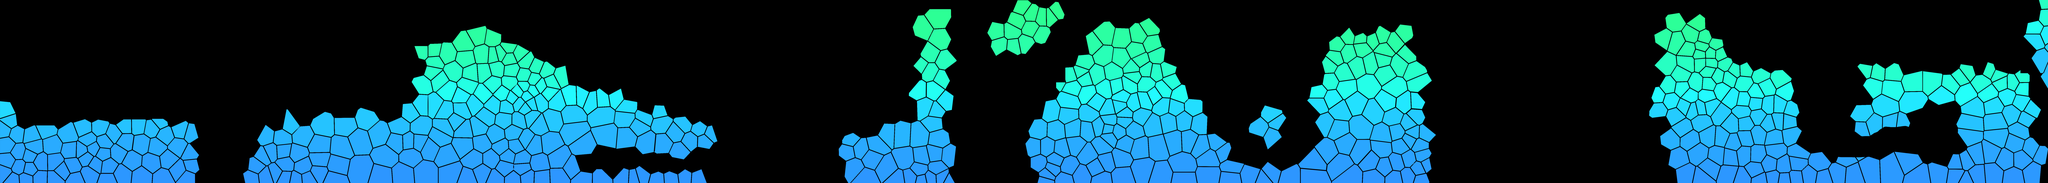

Rendered tile map (Tiled .tmx) drawn with the repository's tilesets; below, a short description and the map source with its tile grids summarised:
An orthogonal 223x20 tile map with 64x64 px tiles, 2 tile layers (ground, obstacles) and 52 objects (19x light, 7x saves, 6x star, 4x 480, 3x spikes, ...).

<map version="1.8" tiledversion="1.8.5" orientation="orthogonal" renderorder="right-down" width="223" height="20" tilewidth="64" tileheight="64" infinite="0" nextlayerid="9" nextobjectid="146">
 <editorsettings>
  <export target="tiled.json" format="json1" />
 </editorsettings>
 <tileset firstgid="1" name="Calque21" tilewidth="64" tileheight="64" tilecount="4460" columns="223">
  <image source="../tilesets/Calque21.png" width="14272" height="1296" />
 </tileset>
 <layer id="1" name="ground" width="223" height="20">
  <data>[4460 cells, 4237 non-empty, 4208 distinct tile ids]</data>
 </layer>
 <layer id="3" name="obstacles" width="223" height="20">
  <data>[4460 cells, 0 non-empty, 0 distinct tile ids]</data>
 </layer>
 <objectgroup color="#0000ff" id="2" name="objects" tintcolor="#0000ff">
  <object id="5" name="star" x="6400" y="832" width="64" height="64" />
  <object id="8" name="star" x="3360" y="96" width="64" height="64" />
  <object id="9" name="star" x="4576" y="544" width="64" height="64" />
  <object id="10" name="star" x="3984" y="448" width="64" height="64" />
  <object id="11" name="star" x="4144" y="1072" width="64" height="64" />
  <object id="56" name="saves" x="4784" y="736" width="64" height="64" />
  <object id="60" name="saves" x="1920" y="800" width="64" height="64" />
  <object id="65" name="playerspawn" x="432" y="576" width="96" height="64" />
  <object id="79" name="light" x="3440" y="576" width="64" height="48">
   <text wrap="1" color="#ffc4dc">Bonjour Monde</text>
  </object>
  <object id="80" name="light" x="560" y="1040" width="64" height="48">
   <text wrap="1" color="#495bff">Bonjour Monde</text>
  </object>
  <object id="81" name="light" x="4240" y="832" width="64" height="48">
   <text wrap="1" color="#495bff">Bonjour Monde</text>
  </object>
  <object id="94" name="saves" x="448" y="752" width="64" height="64" />
  <object id="95" name="light" x="2000" y="1056" width="64" height="48">
   <text wrap="1" color="#ffc4dc">Bonjour Monde</text>
  </object>
  <object id="96" name="spikes" x="-1264" y="1248" width="15696" height="38" />
  <object id="98" name="light" x="6224" y="1072" width="64" height="48">
   <text wrap="1" color="#ffc4dc">Bonjour Monde</text>
  </object>
  <object id="99" name="light" x="6464" y="304" width="64" height="48">
   <text wrap="1" color="#ffc4dc">Bonjour Monde</text>
  </object>
  <object id="100" name="light" x="7072" y="160" width="64" height="48">
   <text wrap="1" color="#ffc4dc">Bonjour Monde</text>
  </object>
  <object id="101" name="light" x="7808" y="336" width="64" height="48">
   <text wrap="1" color="#ffc4dc">Bonjour Monde</text>
  </object>
  <object id="102" name="light" x="7920" y="1056" width="64" height="48">
   <text wrap="1" color="#ffc4dc">Bonjour Monde</text>
  </object>
  <object id="103" name="light" x="9536" y="512" width="64" height="48">
   <text wrap="1" color="#ffc4dc">Bonjour Monde</text>
  </object>
  <object id="104" name="light" x="9568" y="1072" width="64" height="48">
   <text wrap="1" color="#ffc4dc">Bonjour Monde</text>
  </object>
  <object id="108" name="snowman" x="8640" y="1024" width="450" height="48" />
  <object id="111" name="platform-B" type="480" x="2704" y="720" width="96" height="48" rotation="480" />
  <object id="112" name="platform-B" type="480" x="6224" y="768" width="96" height="48" rotation="256" />
  <object id="117" name="platform-A" type="480" x="5120" y="976" width="96" height="48" rotation="5696" />
  <object id="120" name="saves" x="6928" y="96" width="64" height="64" />
  <object id="121" name="saves" x="7808" y="96" width="64" height="64" />
  <object id="122" name="saves" x="9632" y="128" width="64" height="64" />
  <object id="123" name="light" x="11840" y="1072" width="64" height="48">
   <text wrap="1" color="#ffc4dc">Bonjour Monde</text>
  </object>
  <object id="124" name="light" x="11792" y="480" width="64" height="48">
   <text wrap="1" color="#ffc4dc">Bonjour Monde</text>
  </object>
  <object id="125" name="light" x="12288" y="832" width="64" height="48">
   <text wrap="1" color="#ffc4dc">Bonjour Monde</text>
  </object>
  <object id="126" name="light" x="13376" y="560" width="64" height="48">
   <text wrap="1" color="#ffc4dc">Bonjour Monde</text>
  </object>
  <object id="127" name="light" x="14000" y="960" width="64" height="48">
   <text wrap="1" color="#ffc4dc">Bonjour Monde</text>
  </object>
  <object id="128" name="light" x="11744" y="96" width="64" height="48">
   <text wrap="1" color="#ffc4dc">Bonjour Monde</text>
  </object>
  <object id="130" name="light" x="12704" y="928" width="64" height="48">
   <text wrap="1" color="#ffc4dc">Bonjour Monde</text>
  </object>
  <object id="131" name="saves" x="11648" y="48" width="64" height="64" />
  <object id="132" name="snowman" x="3840" y="336" width="450" height="48" />
  <object id="133" name="platform-A" type="480" x="10032" y="288" width="96" height="48" rotation="11344" />
  <object id="135" name="snowman" x="13536" y="384" width="450" height="48" />
  <object id="136" name="light" x="3120" y="1040" width="64" height="48">
   <text wrap="1" color="#ffc4dc">Bonjour Monde</text>
  </object>
  <object id="139" name="end" x="13472" y="992" width="80" height="80" />
  <object id="141" name="spikes" x="-320" y="-2000" width="272" height="3286" />
  <object id="143" name="star" x="1536" y="656" width="64" height="64" />
  <object id="145" name="spikes" x="14160" y="-2496" width="272" height="3270" />
 </objectgroup>
 <objectgroup color="#aa0000" id="4" name="collider" locked="1">
  <object id="84" x="1728" y="1232">
   <polygon points="0,48 32,-144 128,-272 144,-336 288,-336 416,-368 592,-416 768,-416 832,-448 976,-384 1056,-400 1232,-464 1200,-896 1424,-928 1536,-1008 1712,-992 1760,-928 1904,-880 2176,-736 2224,-640 2368,-624 2544,-560 2672,-512 2768,-416 2896,-432 3040,-400 3136,-352 3216,-352 3232,-288 3200,-240 3072,-256 2976,-240 2848,-256 2768,-272 2672,-272 2560,-288 2400,-288 2288,-256 2240,-192 2256,-112 2368,-32 2432,-32 2480,-16 2544,16 2624,-48 2736,-64 2800,-16 2944,-32 2992,-16 3040,-48 3088,-32 3152,-48 3200,48 1472,48" />
  </object>
  <object id="85" x="5872" y="1264">
   <polygon points="0,0 0,-208 48,-304 48,-304 160,-288 288,-304 320,-368 576,-400 544,-608 528,-960 528,-1088 560,-1152 608,-1184 768,-1200 736,-1152 720,-1040 720,-960 704,-832 688,-704 736,-544 656,-400 752,-224 752,-128 704,-64 816,-32 816,0" />
  </object>
  <object id="86" x="6896" y="224">
   <polygon points="0,0 32,-64 128,-48 192,-208 256,-208 368,-144 448,-208 496,-128 432,-80 384,-16 368,48 272,48 240,128 192,128 112,96 48,128 16,80" />
  </object>
  <object id="87" x="8832" y="992">
   <polygon points="0,0 64,-48 64,-96 112,-176 80,-224 -16,-240 -32,-176 -112,-112 -112,-96 -32,-64" />
  </object>
  <object id="88" x="7280" y="1232">
   <polygon points="0,0 16,-64 -64,-112 -96,-256 -48,-288 -64,-368 16,-432 16,-528 144,-624 144,-752 256,-784 304,-848 352,-864 320,-1008 464,-1072 496,-1040 576,-1040 624,-1056 720,-1088 800,-976 832,-880 848,-784 896,-768 976,-608 1056,-512 1120,-400 1104,-272 1200,-288 1264,-224 1248,-112 1456,-64 1664,-48 1760,-96 1968,-272 1920,-384 1936,-448 1856,-544 1888,-624 2000,-672 1952,-832 2016,-944 2144,-1008 2272,-960 2368,-1024 2512,-1024 2480,-912 2672,-688 2560,-592 2672,-288 2672,-80 2656,-32 2640,48" />
  </object>
  </objectgroup>
</map>
<!-- 3 of 52 objects omitted -->
